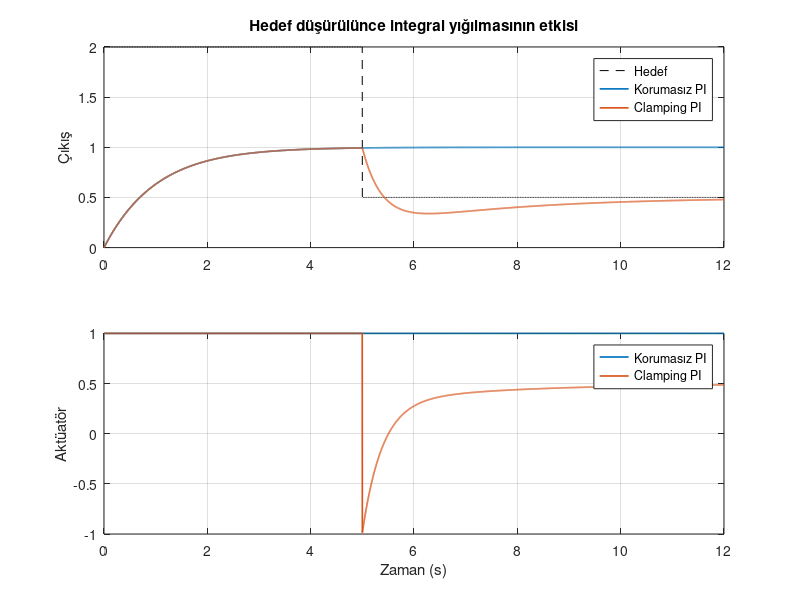

Write MATLAB code to recreate this figure.
%% PI doyumu ve anti-windup — hesap ve referans kontrolleri
% Basamak -> Toplama (r-y) -> PI -> Doyum [-1,1] -> 1/(s+1) -> geri besleme.
% PI integratörü isteğe bağlı sıkıştırma (clamping) ile korunur:
% doyumdayken hata kontrolü daha da dışarı itiyorsa integral güncellenmez.
% r=2 (0<=t<5), sonra r=0.5; sıfır ilk durum, zaman saniye.
% Sabit adım: tesis ZOH ile tam, integral ileri Euler ile güncellenir.
Kp = 2; Ki = 1; limit = 1;
hler = [0.002 0.001]; sonuclar = cell(1,2); zamanlar = cell(1,2);
for q = 1:2
  h = hler(q); t = (0:h:12)';
  r = 2*ones(size(t)); r(t >= 5) = 0.5;
  y = zeros(numel(t),2); z = zeros(1,2); u = zeros(numel(t),2);
  a = exp(-h);
  for n = 1:numel(t)-1
    e = r(n)-y(n,:); ham = Kp*e+Ki*z;
    u(n,:) = min(max(ham, -limit), limit);
    izin = [true, ~((ham(2)>limit && e(2)>0) || (ham(2)<-limit && e(2)<0))];
    % Eski integralden kontrol hesaplanır; sonra iki durum da güncellenir.
    y(n+1,:) = a*y(n,:)+(1-a)*u(n,:);
    z = z+h*e.*izin;
  end
  u(end,:) = min(max(Kp*(r(end)-y(end,:))+Ki*z, -limit), limit);
  ilk = t <= 5;
  if max(max(abs(y(ilk,:)-(1-exp(-t(ilk)))*ones(1,2)))) > 1e-10 || ...
     max(abs(u(:))) > limit+1e-12
    error('Doyumun ilk evresi analitik referanstan ayrıldı.');
  end
  sonuclar{q} = y; zamanlar{q} = t;
  if q == 1, u_grafik = u; r_grafik = r; end
end
% Bağımsız adım inceltme kontrolü: h/2 çözümü ortak zamanlarda karşılaştırılır.
t = zamanlar{1}; y = sonuclar{1}; y_ince = sonuclar{2}(1:2:end,:);
fark = max(max(abs(y-y_ince)));
sonra = t >= 5;
alan = trapz(t(sonra), abs(y(sonra,:)-0.5));
alan_ref = trapz(t(sonra), abs(y_ince(sonra,:)-0.5));
if fark > 0.005 || any(abs(alan-alan_ref) > 0.01) || alan(2) >= alan(1)
  error('Anti-windup adım inceltme veya hata alanı kontrolü başarısız.');
end
fprintf('Adım inceltme azami fark=%.6f\n', fark);
fprintf('5 s sonrası mutlak hata alanı: korumasız=%.6f, clamping=%.6f\n', alan);
fprintf('REFERANS OK: doyum ve anti-windup\n');

%% Grafikler — sayısal test bu işaretten önce durur
figure('Name', 'PI doyumu ve integral yığılması');
subplot(2,1,1); plot(t, r_grafik, 'k--', t, y, 'LineWidth', 1.2); grid on;
ylabel('Çıkış'); title('Hedef düşürülünce integral yığılmasının etkisi');
legend('Hedef', 'Korumasız PI', 'Clamping PI');
subplot(2,1,2); plot(t, u_grafik, 'LineWidth', 1.2); grid on;
xlabel('Zaman (s)'); ylabel('Aktüatör'); legend('Korumasız PI', 'Clamping PI');
